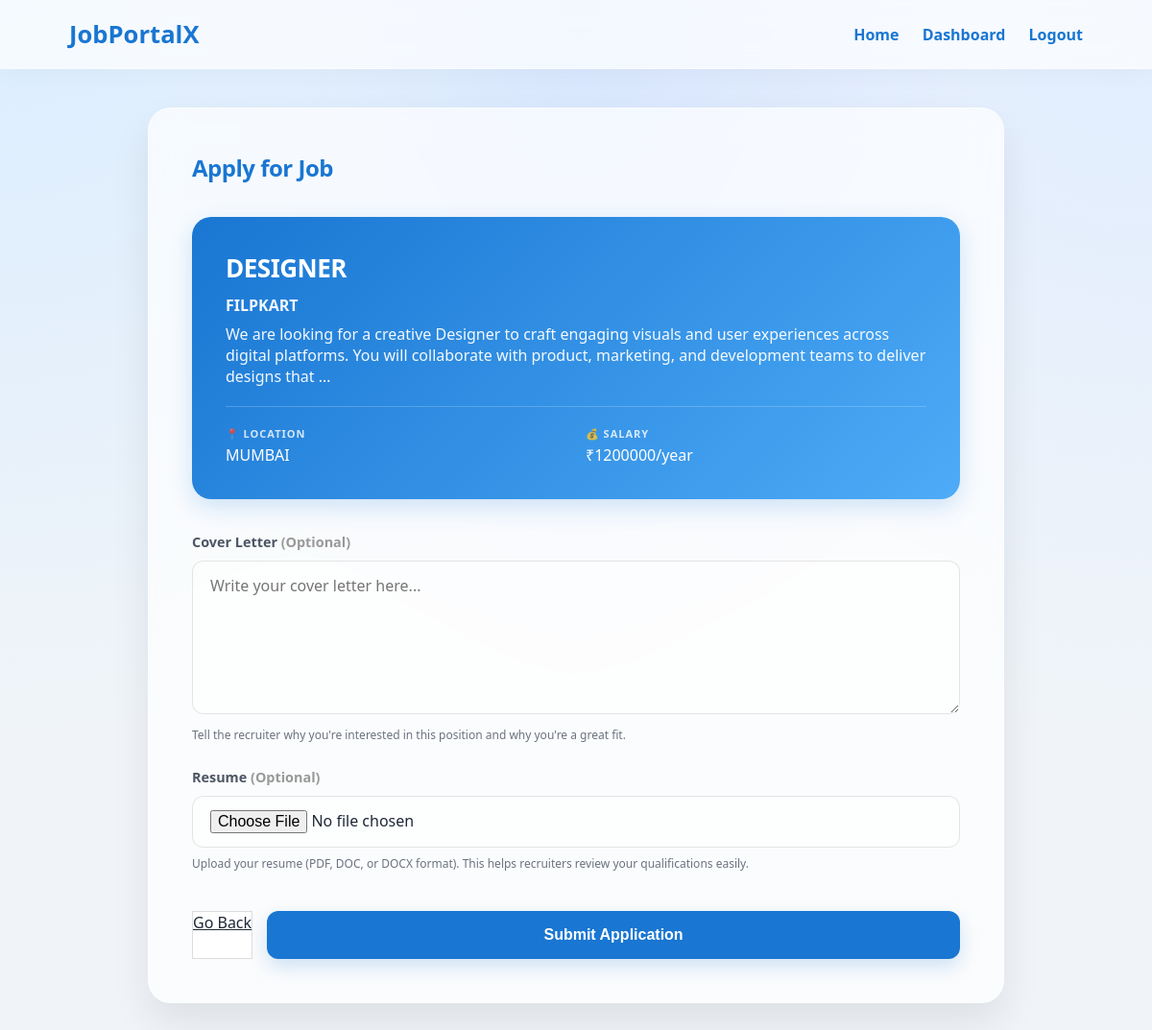
/apply/job/11/ (signed in), run on the app's committed database.
### jobs/models.py (models this page shows, shortened)
class Job(models.Model):
    title = models.CharField(max_length=200)
    company = models.CharField(max_length=200)
    location = models.CharField(max_length=100)
    salary = models.IntegerField()
    description = models.TextField()
    recruiter = models.ForeignKey(User, on_delete=models.CASCADE, related_name='posted_jobs', null=True, blank=True)
    created_at = models.DateTimeField(auto_now_add=True)
    updated_at = models.DateTimeField(auto_now=True)
    class Meta:
        ordering = ['-created_at']

### jobs/views.py (the view)
# urls.py: path('apply/job/<int:job_id>/', apply_job, name='apply_job'),
@login_required
@login_required
def apply_job(request, job_id):
    job = get_object_or_404(Job, id=job_id)
    if Application.objects.filter(user=request.user, job=job).exists():
        messages.warning(request, "You have already applied for this job.")
        return redirect("employee_dashboard")
    if request.method == "POST":
        form = ApplicationForm(request.POST, request.FILES)
        if form.is_valid():
            application = form.save(commit=False)
            application.user = request.user
            application.job = job
            application.save()
            messages.success(request, "Application submitted successfully!")
            return redirect("employee_dashboard")
    else:
        form = ApplicationForm()
    return render(request, "apply_job.html", {"form": form, "job": job})

### jobs/forms.py
class ApplicationForm(forms.ModelForm):
    class Meta:
        model = Application
        fields = ['cover_letter', 'resume']
        widgets = {
            'cover_letter': forms.Textarea(attrs={'class': 'form-control', 'rows': 5, 'placeholder': 'Write your cover letter here...', 'required': False}),
            'resume': forms.FileInput(attrs={'class': 'form-control', 'accept': '.pdf,.doc,.docx', 'required': False}),
        }

### jobs/templates/apply_job.html (shortened to what this page needs)
<!DOCTYPE html>
<html lang="en">
<head>
</head>
<body>
    <header>
        <h1>JobPortalX</h1>
        <nav>
            <a href="{% url 'home' %}">Home</a>
            <a href="{% url 'employee_dashboard' %}">Dashboard</a>
            <a href="{% url 'logout' %}">Logout</a>
        </nav>
    </header>
    <div class="container">
        <h2>Apply for Job</h2>
        <div class="job-details">
            <h3>{{ job.title }}</h3>
            <p><strong>{{ job.company }}</strong></p>
            <p>{{ job.description|truncatewords:30 }}</p>
            <div class="job-meta">
                <div class="job-meta-item">
                    <strong>📍 Location</strong>
                    {{ job.location }}
                </div>
                <div class="job-meta-item">
                    <strong>💰 Salary</strong>
                    ₹{{ job.salary|floatformat:0 }}/year
                </div>
            </div>
        </div>
        <form method="post" enctype="multipart/form-data">
            <div class="form-group">
                <label for="cover_letter">Cover Letter <span style="color: #999;">(Optional)</span></label>
                {{ form.cover_letter }}
                <p class="help-text">Tell the recruiter why you're interested in this position and why you're a great
                    fit.</p>
            </div>
            <div class="form-group">
                <label for="resume">Resume <span style="color: #999;">(Optional)</span></label>
                {{ form.resume }}
                <p class="help-text">Upload your resume (PDF, DOC, or DOCX format). This helps recruiters review your
                    qualifications easily.</p>
            </div>
            <div class="button-group">
                <a href="{% url 'employee_dashboard' %}" class="btn-cancel">Go Back</a>
                <button type="submit" class="btn-submit">Submit Application</button>
            </div>
        </form>
    </div>
</body>
</html>

### jobs/templates/apply_job.html (style rules this page uses)
:root { --primary: #1976d2; --secondary: #4dabf7; --success: #10b981; --danger: #ef4444; --glass-bg: rgba(255, 255, 255, 0.7); --glass-border: rgba(255, 255, 255, 0.4); --text-main: #1f2937; }
body { margin: 0; font-family: 'Outfit', 'Segoe UI', system-ui, -apple-system, sans-serif; background: radial-gradient(at 0% 0%, hsla(210, 100%, 93%, 1) 0, transparent 50%), radial-gradient(at 50% 0%, hsla(220, 100%, 92%, 1) 0, transparent 50%), radial-gradient(at 100% 0%, hsla(215, 100%, 94%, 1) 0, transparent 50%); background-color: #f0f4f8; background-attachment: fixed; color: var(--text-main); min-height: 100vh; }
header { background: var(--glass-bg); backdrop-filter: blur(12px); padding: 18px 6%; display: flex; align-items: center; justify-content: space-between; box-shadow: 0 4px 30px rgba(0, 0, 0, 0.03); border-bottom: 1px solid var(--glass-border); position: sticky; top: 0; z-index: 100; }
header h1 { color: var(--primary); margin: 0; font-size: 1.6rem; font-weight: 800; }
nav a { margin-left: 20px; color: var(--primary); text-decoration: none; font-weight: 600; }
.container { max-width: 800px; margin: 40px auto; padding: 45px; background: var(--glass-bg); backdrop-filter: blur(16px); border-radius: 24px; border: 1px solid var(--glass-border); box-shadow: 0 20px 40px rgba(0, 0, 0, 0.08); }
h2 { color: var(--primary); margin-top: 0; margin-bottom: 35px; font-size: 24px; font-weight: 800; letter-spacing: -0.5px; }
.job-details { background: linear-gradient(135deg, var(--primary) 0%, var(--secondary) 100%); color: white; padding: 35px; border-radius: 20px; margin-bottom: 35px; box-shadow: 0 8px 25px rgba(25, 118, 210, 0.2); }
.job-details h3 { margin: 0 0 10px 0; font-size: 26px; font-weight: 800; letter-spacing: -0.5px; }
.job-details p { margin: 8px 0; opacity: 0.95; font-weight: 500; }
.job-meta { display: grid; grid-template-columns: 1fr 1fr; gap: 20px; margin-top: 20px; padding-top: 20px; border-top: 1px solid rgba(255, 255, 255, 0.2); }
.job-meta-item strong { display: block; font-size: 11px; text-transform: uppercase; letter-spacing: 1px; opacity: 0.8; margin-bottom: 4px; }
.form-group { margin-bottom: 25px; }
label { display: block; margin-bottom: 10px; font-weight: 700; font-size: 0.9rem; color: #4b5563; }
textarea, input[type="file"] { width: 100%; padding: 14px 18px; border: 1px solid rgba(0, 0, 0, 0.1); border-radius: 12px; font-size: 1rem; background: rgba(255, 255, 255, 0.5); transition: all 0.2s; box-sizing: border-box; font-family: inherit; }
textarea { resize: vertical; min-height: 160px; }
.help-text { font-size: 12px; color: #6b7280; margin-top: 8px; line-height: 1.5; }
.button-group { display: flex; gap: 15px; margin-top: 40px; }
button, a.btn { padding: 16px 30px; border: none; border-radius: 12px; cursor: pointer; font-size: 1rem; font-weight: 700; text-decoration: none; display: inline-flex; align-items: center; justify-content: center; transition: all 0.2s; flex: 1; }
.btn-submit { background: var(--primary); color: white; box-shadow: 0 8px 20px rgba(25, 118, 210, 0.2); }
.btn-cancel { background: white; color: var(--text-main); border: 1px solid #ddd; }

### data on the page
Job: title "DESIGNER", company "FILPKART", description "We are looking for a creative Designer to craft engaging visuals and user experiences across digital platforms. You will collaborate with product, marketing, and development teams to deliver designs that …", location "MUMBAI", salary "1200000"
